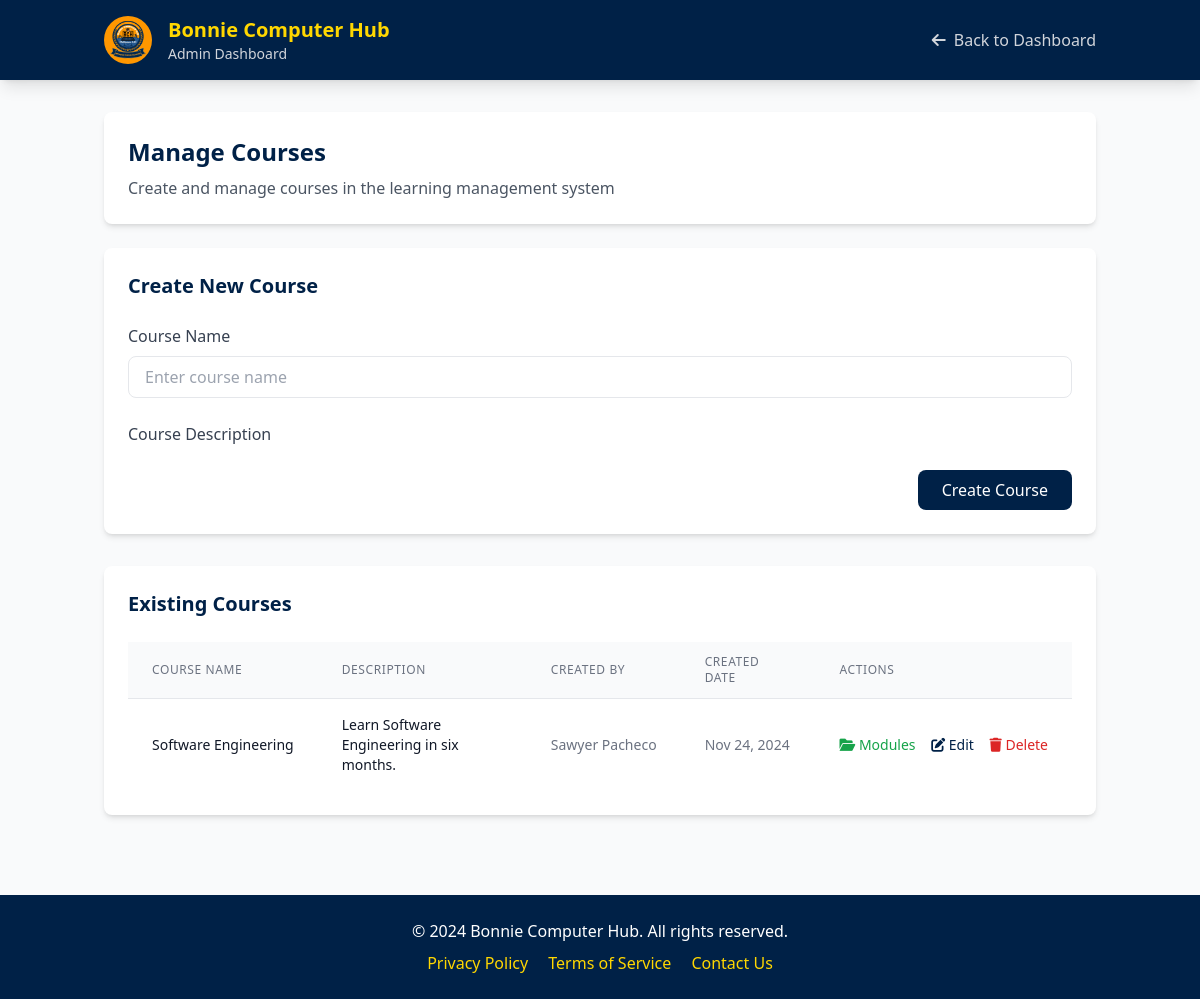
Screenshot of /LMS/admin/manage_courses.php (signed in) with the database file from the repository.
### tables this page shows
CREATE TABLE `courses` (
  `id` int(11) NOT NULL,
  `course_name` varchar(255) NOT NULL,
  `description` text NOT NULL,
  `created_by` int(11) NOT NULL,
  `status` enum('active','inactive') DEFAULT 'active',
  `created_at` timestamp NOT NULL DEFAULT current_timestamp()
);

CREATE TABLE `users` (
  `id` int(11) NOT NULL,
  `name` varchar(255) NOT NULL,
  `email` varchar(255) NOT NULL,
  `password` varchar(255) NOT NULL,
  `role` enum('student','instructor','admin') NOT NULL,
  `profile_image` varchar(255) DEFAULT NULL,
  `bio` text DEFAULT NULL,
  `created_at` timestamp NOT NULL DEFAULT current_timestamp()
);

### LMS/admin/manage_courses.php (the view, shortened to what this page needs)
<?php
require_once '../includes/db_connect.php';
$sql = "SELECT c.*, u.name as creator_name
        FROM courses c
        LEFT JOIN users u ON c.created_by = u.id
        ORDER BY c.created_at DESC";
$stmt = $pdo->prepare($sql);
$stmt->execute();
$courses = $stmt->fetchAll(PDO::FETCH_ASSOC);
?>
<!DOCTYPE html>
<html lang="en" class="scroll-smooth">
<head>
    <script src="https://cdn.tailwindcss.com"></script>
    <link rel="stylesheet" href="https://cdnjs.cloudflare.com/ajax/libs/font-awesome/6.0.0/css/all.min.css">
    <link href="https://cdn.jsdelivr.net/npm/summernote@0.8.18/dist/summernote-lite.min.css" rel="stylesheet">
</head>
<body class="bg-gray-50 min-h-screen">
    <header class="bg-primary shadow-lg sticky top-0 z-50">
        <div class="container mx-auto px-4">
            <div class="flex items-center justify-between py-4">
                <div class="flex items-center space-x-4">
                    <img src="../images/BCH.jpg" alt="BCH Logo" class="h-12 w-12 rounded-full">
                    <div>
                        <a href="../index.php" class="text-xl font-bold text-secondary">Bonnie Computer Hub</a>
                        <p class="text-gray-300 text-sm">Admin Dashboard</p>
                    </div>
                </div>
                <nav class="hidden md:flex items-center space-x-6">
                    <a href="admin_dashboard.php" class="text-gray-300 hover:text-secondary transition">
                        <i class="fas fa-arrow-left mr-2"></i>Back to Dashboard
                    </a>
                </nav>
            </div>
        </div>
    </header>
    <main class="container mx-auto px-4 py-8">
        <div class="bg-white rounded-lg shadow-md p-6 mb-6">
            <h1 class="text-2xl font-bold text-primary mb-2">Manage Courses</h1>
            <p class="text-gray-600">Create and manage courses in the learning management system</p>
        </div>
        <div class="bg-white rounded-lg shadow-md p-6 mb-8">
            <h2 class="text-xl font-semibold text-primary mb-6">Create New Course</h2>
            <form action="" method="POST" class="space-y-4">
                <div class="grid md:grid-cols-2 gap-6">
                    <div class="md:col-span-2">
                        <label class="block text-gray-700 font-medium mb-2" for="name">Course Name</label>
                        <input type="text" name="name" id="name" required
                               class="w-full px-4 py-2 border rounded-lg focus:ring-2 focus:ring-secondary focus:border-transparent"
                               placeholder="Enter course name">
                    </div>
                    <div class="md:col-span-2">
                        <label class="block text-gray-700 font-medium mb-2" for="description">Course Description</label>
                    </div>
                </div>
                <div class="flex justify-end">
                    <button type="submit" name="add_course"
                            class="bg-primary text-white px-6 py-2 rounded-lg hover:bg-opacity-90 transition duration-300">
                        Create Course
                    </button>
                </div>
            </form>
        </div>
        <div class="bg-white rounded-lg shadow-md p-6">
            <h2 class="text-xl font-semibold text-primary mb-6">Existing Courses</h2>
            <div class="overflow-x-auto">
                <table class="min-w-full divide-y divide-gray-200">
                    <thead class="bg-gray-50">
                        <tr>
                            <th class="px-6 py-3 text-left text-xs font-medium text-gray-500 uppercase tracking-wider">Course Name</th>
                            <th class="px-6 py-3 text-left text-xs font-medium text-gray-500 uppercase tracking-wider">Description</th>
                            <th class="px-6 py-3 text-left text-xs font-medium text-gray-500 uppercase tracking-wider">Created By</th>
                            <th class="px-6 py-3 text-left text-xs font-medium text-gray-500 uppercase tracking-wider">Created Date</th>
                            <th class="px-6 py-3 text-left text-xs font-medium text-gray-500 uppercase tracking-wider">Actions</th>
                        </tr>
                    </thead>
                    <tbody class="bg-white divide-y divide-gray-200">
                        <?php foreach ($courses as $course): ?>
                            <tr>
                                <td class="px-6 py-4 whitespace-nowrap">
                                    <div class="text-sm font-medium text-gray-900">
                                        <?= htmlspecialchars($course['course_name']) ?>
                                    </div>
                                </td>
                                <td class="px-6 py-4">
                                    <div class="text-sm text-gray-900 max-h-20 overflow-y-auto">
                                        <?= $course['description'] ?>
                                    </div>
                                </td>
                                <td class="px-6 py-4 whitespace-nowrap">
                                    <div class="text-sm text-gray-500">
                                        <?= htmlspecialchars($course['creator_name']) ?>
                                    </div>
                                </td>
                                <td class="px-6 py-4 whitespace-nowrap">
                                    <div class="text-sm text-gray-500">
                                        <?= date('M j, Y', strtotime($course['created_at'])) ?>
                                    </div>
                                </td>
                                <td class="px-6 py-4 whitespace-nowrap text-sm font-medium">
                                    <a href="manage_modules.php?course_id=<?= $course['id'] ?>"
                                       class="text-green-600 hover:text-green-800 mr-3">
                                        <i class="fas fa-folder-open"></i> Modules
                                    </a>
                                    <a href="edit_course.php?id=<?= $course['id'] ?>"
                                       class="text-primary hover:text-opacity-80 mr-3">
                                        <i class="fas fa-edit"></i> Edit
                                    </a>
                                    <a href="delete_course.php?id=<?= $course['id'] ?>"
                                       onclick="return confirm('Are you sure you want to delete this course? This action cannot be undone.')"
                                       class="text-red-600 hover:text-red-900">
                                        <i class="fas fa-trash"></i> Delete
                                    </a>
                                </td>
                            </tr>
                        <?php endforeach; ?>
                    </tbody>
                </table>
            </div>
        </div>
    </main>
    <footer class="bg-primary text-white mt-12">
        <div class="container mx-auto px-4 py-6">
            <div class="text-center">
                <p>&copy; <?= date('Y') ?> Bonnie Computer Hub. All rights reserved.</p>
                <div class="mt-2">
                    <a href="#" class="text-secondary hover:text-opacity-80 mx-2">Privacy Policy</a>
                    <a href="#" class="text-secondary hover:text-opacity-80 mx-2">Terms of Service</a>
                    <a href="#" class="text-secondary hover:text-opacity-80 mx-2">Contact Us</a>
                </div>
            </div>
        </div>
    </footer>
</body>
</html>

### rows the page displays
courses: course_name "Software Engineering", description "Learn Software Engineering in six months.", created_by.name "Sawyer Pacheco", created_at "Nov 24, 2024"
